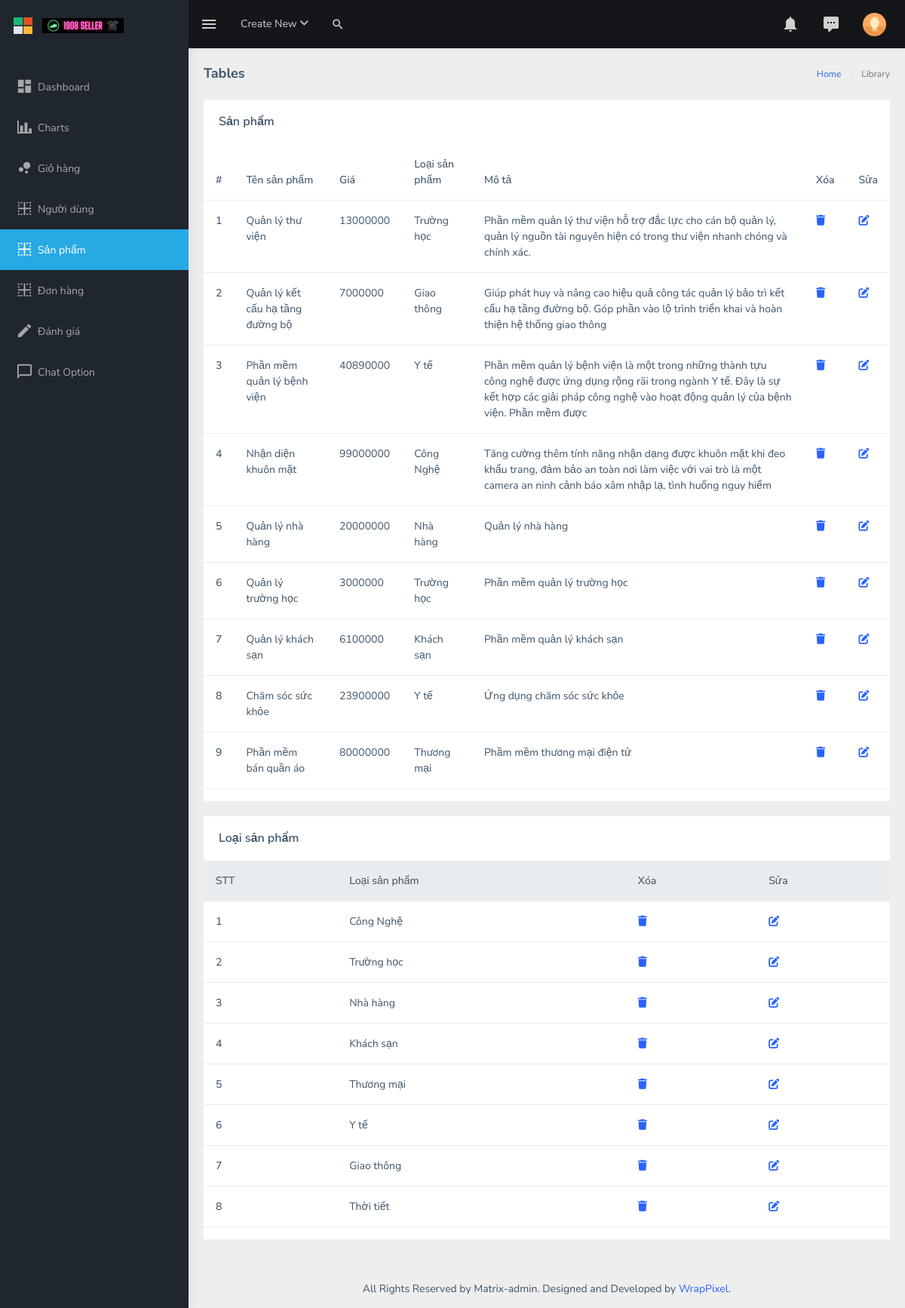
Page /Aitech/admin-web/html/sanpham.php on the committed database.
### tables this page shows
CREATE TABLE `products` (
  `id_product` int(11) NOT NULL,
  `name_product` varchar(100) NOT NULL,
  `cost_product` varchar(200) NOT NULL,
  `image_product` text NOT NULL,
  `detail_product` varchar(200) NOT NULL,
  `category` varchar(200) NOT NULL,
  `rate` float NOT NULL,
  `status` int(11) NOT NULL
);

CREATE TABLE `categories` (
  `id_category` int(11) NOT NULL,
  `category` varchar(200) NOT NULL
);

### Aitech/admin-web/html/sanpham.php (the view, shortened to what this page needs)
<!DOCTYPE html>
<html dir="ltr" lang="en">
<head>
  <link rel="stylesheet" type="text/css" href="../assets/extra-libs/multicheck/multicheck.css" />
  <link href="../assets/libs/datatables.net-bs4/css/dataTables.bootstrap4.css" rel="stylesheet" />
  <link href="../dist/css/style.min.css" rel="stylesheet" />
    <link rel="stylesheet" href="https://cdnjs.cloudflare.com/ajax/libs/font-awesome/6.2.0/css/all.min.css" />
</head>
<body>
  <div id="main-wrapper" data-layout="vertical" data-navbarbg="skin5" data-sidebartype="full" data-sidebar-position="absolute" data-header-position="absolute" data-boxed-layout="full">
    <header class="topbar" data-navbarbg="skin5">
      <nav class="navbar top-navbar navbar-expand-md navbar-dark">
        <div class="navbar-header" data-logobg="skin5">
          <a class="navbar-brand" href="index.php">
            <b class="logo-icon ps-2">
              <img src="../assets/images/logo-icon.png" alt="homepage" class="light-logo" width="25" />
            </b>
            <span class="logo-text ms-2">
              <img src="../assets/images/logo-text.png" alt="homepage" class="light-logo" />
            </span>
          </a>
        </div>
        <div class="navbar-collapse collapse" id="navbarSupportedContent" data-navbarbg="skin5">
          <ul class="navbar-nav float-start me-auto">
            <li class="nav-item d-none d-lg-block">
              <a class="nav-link sidebartoggler waves-effect waves-light" href="javascript:void(0)" data-sidebartype="mini-sidebar"><i class="mdi mdi-menu font-24"></i></a>
            </li>
            <li class="nav-item dropdown">
              <a class="nav-link dropdown-toggle" href="#" id="navbarDropdown" role="button" data-bs-toggle="dropdown" aria-expanded="false">
                <span class="d-none d-md-block">Create New <i class="fa fa-angle-down"></i></span>
              </a>
            </li>
            <li class="nav-item search-box">
              <a class="nav-link waves-effect waves-dark" href="javascript:void(0)"><i class="mdi mdi-magnify fs-4"></i></a>
            </li>
          </ul>
          <ul class="navbar-nav float-end">
            <li class="nav-item dropdown">
              <a class="nav-link dropdown-toggle" href="#" id="navbarDropdown" role="button" data-bs-toggle="dropdown" aria-expanded="false">
                <i class="mdi mdi-bell font-24"></i>
              </a>
            </li>
            <li class="nav-item dropdown">
              <a class="nav-link dropdown-toggle waves-effect waves-dark" href="#" id="2" role="button" data-bs-toggle="dropdown" aria-expanded="false">
                <i class="font-24 mdi mdi-comment-processing"></i>
              </a>
            </li>
            <li class="nav-item dropdown">
              <a class="
                    nav-link
                    dropdown-toggle
                    text-muted
                    waves-effect waves-dark
                    pro-pic
                  " href="#" id="navbarDropdown" role="button" data-bs-toggle="dropdown" aria-expanded="false">
                <img src="../assets/images/users/1.jpg" alt="user" class="rounded-circle" width="31" />
              </a>
            </li>
          </ul>
        </div>
      </nav>
    </header>
    <aside class="left-sidebar" data-sidebarbg="skin5">
      <div class="scroll-sidebar">
        <nav class="sidebar-nav">
        <ul id="sidebarnav" class="pt-4">
              <li class="sidebar-item">
                <a
                  class="sidebar-link waves-effect waves-dark sidebar-link"
                  href="index.php"
                  aria-expanded="false"
                  ><i class="mdi mdi-view-dashboard"></i
                  ><span class="hide-menu">Dashboard</span></a
                >
              </li>
              <li class="sidebar-item">
                <a
                  class="sidebar-link waves-effect waves-dark sidebar-link"
                  href="charts.php"
                  aria-expanded="false"
                  ><i class="mdi mdi-chart-bar"></i
                  ><span class="hide-menu">Charts</span></a
                >
              </li>
              <li class="sidebar-item">
                <a
                  class="sidebar-link waves-effect waves-dark sidebar-link"
                  href="widgets.php"
                  aria-expanded="false"
                  ><i class="mdi mdi-chart-bubble"></i
                  ><span class="hide-menu">Giỏ hàng</span></a
                >
              </li>
              <li class="sidebar-item">
                <a
                  class="sidebar-link waves-effect waves-dark sidebar-link"
                  href="tables.php"
                  aria-expanded="false"
                  ><i class="mdi mdi-border-inside"></i
                  ><span class="hide-menu">Người dùng</span></a
                >
              </li>
              <li class="sidebar-item">
                <a
                  class="sidebar-link waves-effect waves-dark sidebar-link"
                  href="sanpham.php"
                  aria-expanded="false"
                  ><i class="mdi mdi-border-inside"></i
                  ><span class="hide-menu">Sản phẩm</span></a
                >
              </li>
              <li class="sidebar-item">
                <a
                  class="sidebar-link waves-effect waves-dark sidebar-link"
                  href="donhang.php"
                  aria-expanded="false"
                  ><i class="mdi mdi-border-inside"></i
                  ><span class="hide-menu">Đơn hàng</span></a
                >
              </li>
              <li class="sidebar-item">
                <a
                  class="sidebar-link waves-effect waves-dark sidebar-link"
                  href="pages-elements.php"
                  aria-expanded="false"
                  ><i class="mdi mdi-pencil"></i
                  ><span class="hide-menu">Đánh giá</span></a
                >
              </li>
                  <li class="sidebar-item">
                    <a href="pages-chat.php" class="sidebar-link"
                      ><i class="mdi mdi-message-outline"></i
                      ><span class="hide-menu"> Chat Option </span></a
                    >
                  </li>
                </ul>
        </nav>
      </div>
    </aside>
    <div class="page-wrapper">
      <div class="page-breadcrumb">
        <div class="row">
          <div class="col-12 d-flex no-block align-items-center">
            <h4 class="page-title">Tables</h4>
            <div class="ms-auto text-end">
              <nav aria-label="breadcrumb">
                <ol class="breadcrumb">
                  <li class="breadcrumb-item"><a href="#">Home</a></li>
                  <li class="breadcrumb-item active" aria-current="page">
                    Library
                  </li>
                </ol>
              </nav>
            </div>
          </div>
        </div>
      </div>
      <div class="container-fluid">
        <div class="row">
          <div class="col-12">
            <div class="card">
              <div class="card-body">
                <h5 class="card-title mb-0">Sản phẩm</h5>
              </div>
              <table class="table">
                <thead>
                  <tr>
                    <th scope="col">#</th>
                    <th scope="col">Tên sản phẩm</th>
                    <th scope="col">Giá</th>
                    <th scope="col">Loại sản phẩm</th>
                    <th scope="col">Mô tả</th>
                    <th scope="col">Xóa</th>
                    <th scope="col">Sửa</th>
                  </tr>
                </thead>
                <tbody>
                  <?php
                  $stt = 1;
                  $conn = mysqli_connect("localhost", "root", "", "aitechc2");
                  $sql = "SELECT * FROM `products`";
                  $kq = mysqli_query($conn, $sql);
                  while ($dong = mysqli_fetch_array($kq)) {
                    echo '<tr>';
                    echo  '<th scope="row">' . $stt++ . '</th>';
                    echo  '<td>' . $dong["name_product"] . '</td>';
                    echo  '<td>' . $dong["cost_product"] . '</td>';
                    echo  '<td>' . $dong["category"] . '</td>';
                    echo  '<td>' . $dong["detail_product"] . '</td>';
                    echo '<td><a href="delete.php?idsp=' . $dong["id_product"] . '"><i class="fa-solid fa-trash"></i></a></td>';
                    echo '<td><a href="updateproduct.php?idsp=' . $dong["id_product"] . '"><i class="fa-solid fa-pen-to-square"></i></a></td>';
                    echo '</tr>';
                  }
                  ?>
                </tbody>
              </table>
            </div>
            <div class="card">
              <div class="card-body">
                <h5 class="card-title mb-0">Loại sản phẩm</h5>
              </div>
              <div class="table-responsive">
                <table class="table">
                  <thead class="thead-light">
                    <tr>
                      <th scope="col">STT</th>
                      <th scope="col">Loại sản phẩm</th>
                      <th scope="col">Xóa</th>
                      <th scope="col">Sửa</th>
                    </tr>
                  </thead>
                  <tbody>
                  <?php
                  $stt = 1;
                  $conn = mysqli_connect("localhost", "root", "", "aitechc2");
                  $sql = "SELECT * FROM `categories`";
                  $kq = mysqli_query($conn, $sql);
                  while ($dong = mysqli_fetch_array($kq)) {
                    echo '<tr>';
                    echo  '<th scope="row">' . $stt++ . '</th>';
                    echo  '<td>' . $dong["category"] . '</td>';
                    echo '<td><a href="delete.php?idcategory=' . $dong["id_category"] . '"><i class="fa-solid fa-trash"></i></a></td>';
                    echo '<td><a href="updatecategory.php?idcategory=' . $dong["id_category"] . '"><i class="fa-solid fa-pen-to-square"></i></a></td>';
                    echo '</tr>';
                  }
                  ?>
                </table>
              </div>
            </div>
          </div>
        </div>
      </div>
      <footer class="footer text-center">
        All Rights Reserved by Matrix-admin. Designed and Developed by
        <a href="https://www.wrappixel.com">WrapPixel</a>.
      </footer>
    </div>
  </div>
</body>
</html>

### rows in the picture
products: name_product "Quản lý thư viện", cost_product "13000000", category "Trường học", detail_product "Phần mềm quản lý thư viện hỗ trợ đắc lực cho cán bộ quản lý, quản lý nguồn tài nguyên hiện có trong thư viện nhanh chóng và chính xác."
products: name_product "Quản lý kết cấu hạ tầng đường bộ", cost_product "7000000", category "Giao thông", detail_product "Giúp phát huy và nâng cao hiệu quả công tác quản lý bảo trì kết cấu hạ tầng đường bộ. Góp phần vào lộ trình triển khai và hoàn thiện hệ thống giao thông"
products: name_product "Phần mềm quản lý bệnh viện", cost_product "40890000", category "Y tế", detail_product "Phần mềm quản lý bệnh viện là một trong những thành tựu công nghệ được ứng dụng rộng rãi trong ngành Y tế. Đây là sự kết hợp các giải pháp công nghệ vào hoạt động quản lý của bệnh viện. Phần mềm được"
products: name_product "Nhận diện khuôn mặt", cost_product "99000000", category "Công Nghệ", detail_product "Tăng cường thêm tính năng nhận dạng được khuôn mặt khi đeo khẩu trang, đảm bảo an toàn nơi làm việc với vai trò là một camera an ninh cảnh báo xâm nhập lạ, tình huống nguy hiểm"
products: name_product "Quản lý nhà hàng", cost_product "20000000", category "Nhà hàng", detail_product "Quản lý nhà hàng"
products: name_product "Quản lý trường học", cost_product "3000000", category "Trường học", detail_product "Phần mềm quản lý trường học"
products: name_product "Quản lý khách sạn", cost_product "6100000", category "Khách sạn", detail_product "Phần mềm quản lý khách sạn"
products: name_product "Chăm sóc sức khỏe", cost_product "23900000", category "Y tế", detail_product "Ứng dụng chăm sóc sức khỏe"
products: name_product "Phần mềm bán quần áo", cost_product "80000000", category "Thương mại", detail_product "Phầm mềm thương mại điện tử"
categories: category "Công Nghệ"
categories: category "Trường học"
categories: category "Nhà hàng"
categories: category "Khách sạn"
categories: category "Thương mại"
categories: category "Y tế"
categories: category "Giao thông"
categories: category "Thời tiết"
